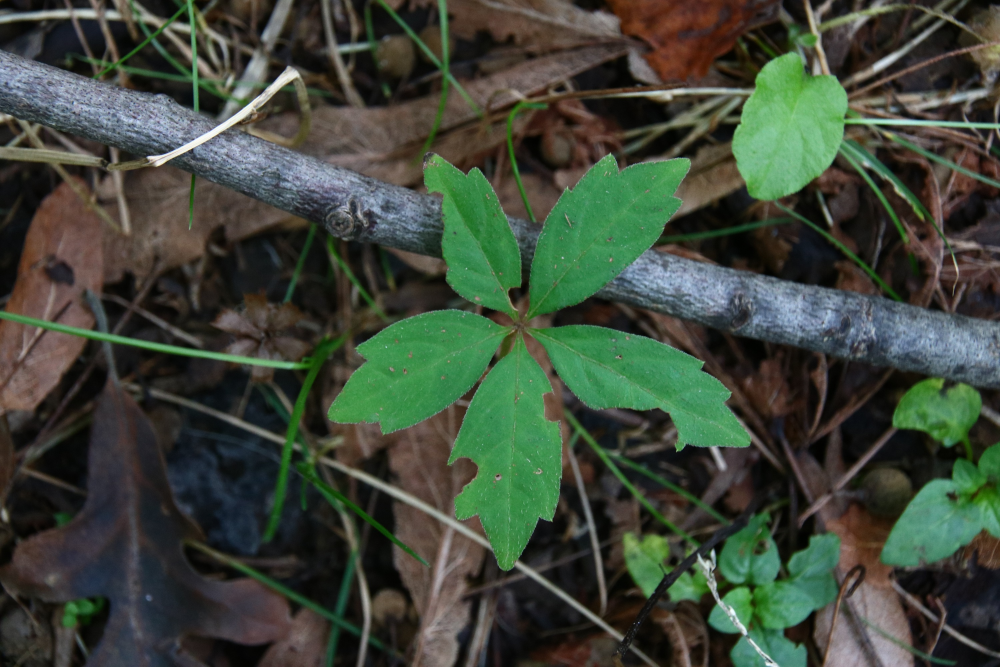
%> input picture PROJECT_Poison_Ivy_Detection/NON_POISON/IMG_3138_NP.jpg, 3000 x 2000 px (shown at 1/3 size)
$ octave --eval "result = clean_image(imread('NON_POISON/IMG_3138_NP.jpg'));"   (GNU Octave 9; MATLAB toolbox functions it lacks are replaced by stand-ins)
%> lines starting %> are read from the running program, lines starting %| are printed output that depends on the picture; in (x1, y1, x2, y2) boxes, pixels count from 0 and x2, y2 are one past the last pixel; in counts of white or black regions, pixels touching at a corner belong together; the program's own positions count from 1
function im_cleaned = clean_image( im_in )
%  This encapsulates the noise cleaning part of the imaging chain.
%
%  Add any noise cleaning here you want to do.
%
%  Noise cleaning, background removal, ...
%
%  This process is applied to all input images, and could shrink the image,
%  or delete the outside margin.
%

    % read image

    im_rgb = im2double(im_in);
%     figure, imshow(im_rgb), title("Original image");

    % crop image

    rect = 1.0e+03 *[1.0795    0.2205    3.8820    3.4500];
    im_cropped = imcrop(im_rgb, rect);
%     figure, imshow(im_cropped), title("cropped image");

    % grayscale image

    im_lab = rgb2lab(im_cropped);
%> im_lab: size 1780x1921x3 double; mean of channels 1, 2, 3 32.3, -9.2, 9.4
    a_channel = im_lab(:,:,2);
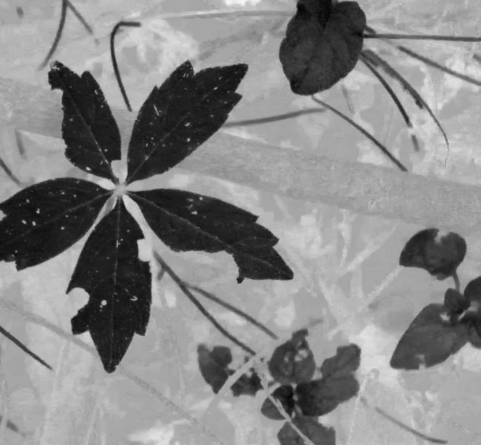
%> a_channel: size 1780x1921 double (shown at 1/4 size); min -48.19, max 25.31, mean -9.2; drawn with min black and max white
    im_gray = a_channel;
%     figure, imagesc(im_gray), title("a- grayscale image");

    % applying sobel filter to find edge magnitudes

    fltr_sobel_dIdy = [ -1 -2 -1 ;
                         0  0  0 ;
                        +1 +2 +1 ] /8;

    fltr_sobel_dIdx = fltr_sobel_dIdy.';

    dIdy = imfilter(im_gray, fltr_sobel_dIdy, 'same', 'repl');
    dIdx = imfilter(im_gray, fltr_sobel_dIdx, 'same', 'repl');
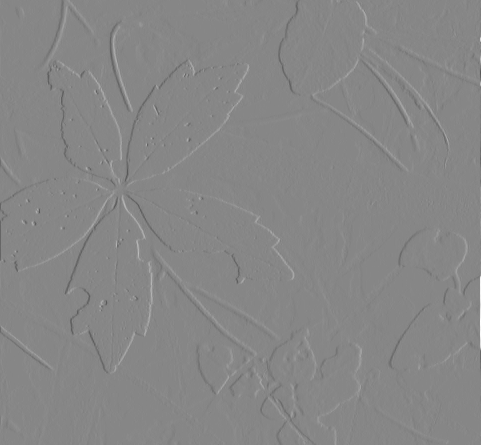
%> dIdx: size 1780x1921 double (shown at 1/4 size); min -21.89, max 19.54, mean 0.000262; drawn with min black and max white
    dImag = sqrt( dIdy.^2  + dIdx.^2 );
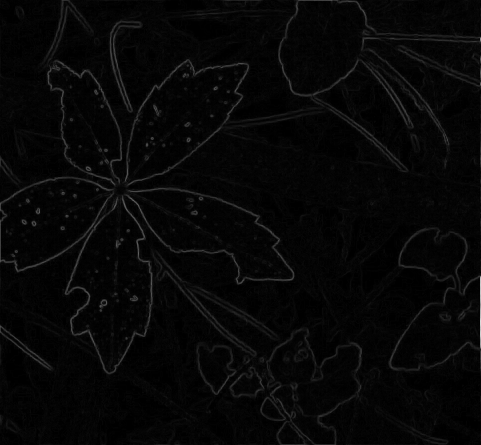
%> dImag: size 1780x1921 double (shown at 1/4 size); min 0, max 22.66, mean 0.6; drawn with min black and max white
%     figure, imshow(dImag), title("dImag");

    % histogram analysis for egde magnitudes near the center leaves

    histogram_bin_edges = 0:0.001:0.500;
    [freq,bins] = histcounts( dImag(:), histogram_bin_edges );
%> freq = 500 values, max 99874 at index 1, min 2491 at index 321, mean 4233.2; bins = 501 values from 0 to 0.5
    tmp_sum = cumsum(freq);
%> tmp_sum = 500 values from 99874 to 2116624
    norm = tmp_sum ./ tmp_sum(end);
%> norm = 500 values from 0.0472 to 1
    index = find(norm>0.90,1,'first');
%> index = 439
    cut_off_value = histogram_bin_edges(index);
%> cut_off_value = 0.438

    im_strong_edges = dImag>cut_off_value;
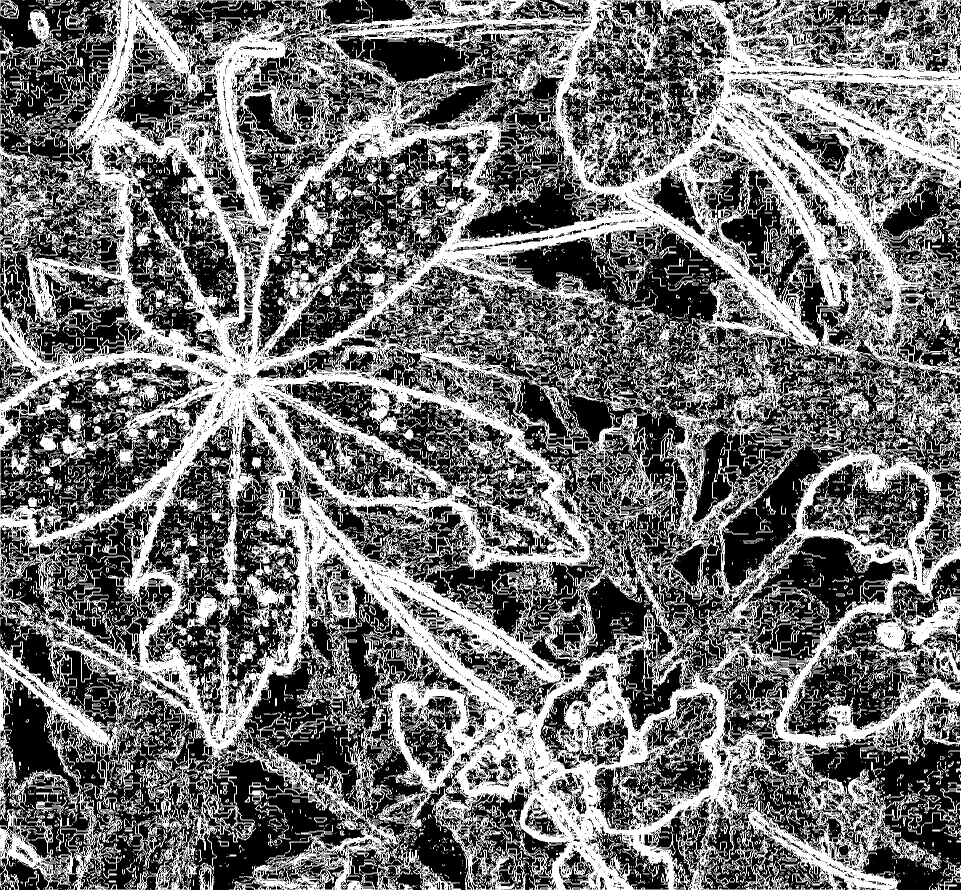
%> im_strong_edges: size 1780x1921 logical (shown at 1/2 size); 44.3% white; 10721 white regions (9166 under 20 px), largest, box (x1, y1, x2, y2) and area: (0, 0, 1921, 1780) 1346000, (65, 853, 234, 941) 3429, (1640, 748, 1755, 857) 3390
    im_strong_edges = ~im_strong_edges;

%     figure, imshow(im_strong_edges), title("after determining edge strength");

    % find modal color

    modal_leaves = get_center_leaves(im_lab);
% [26 lines not run here, left out]
function center_leaves = get_center_leaves(img)
    h=image(img);
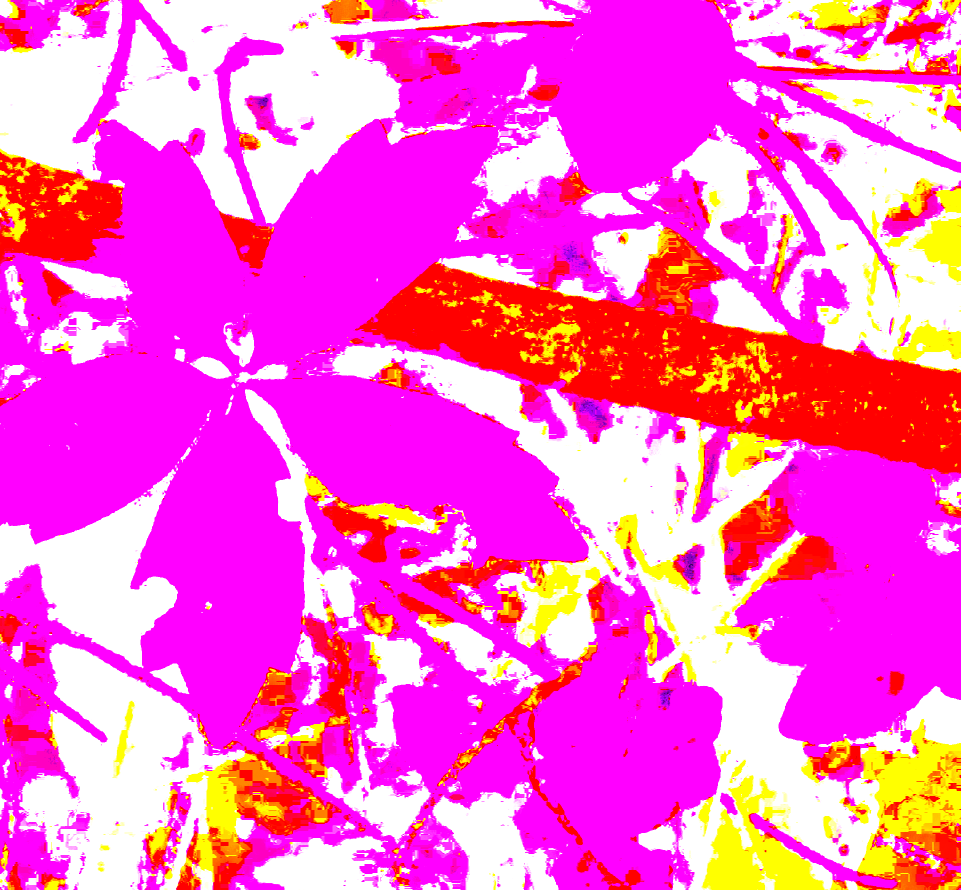
%> displayed picture: size 1780x1921x3, on the screen's scale of 0 to 255 (shown at 1/2 size); mean R, G, B 254.8, 95.1, 206.1
%> (the run ends here)

$ run again, on PROJECT_Poison_Ivy_Detection/NON_POISON/IMG_3162_NP.jpg
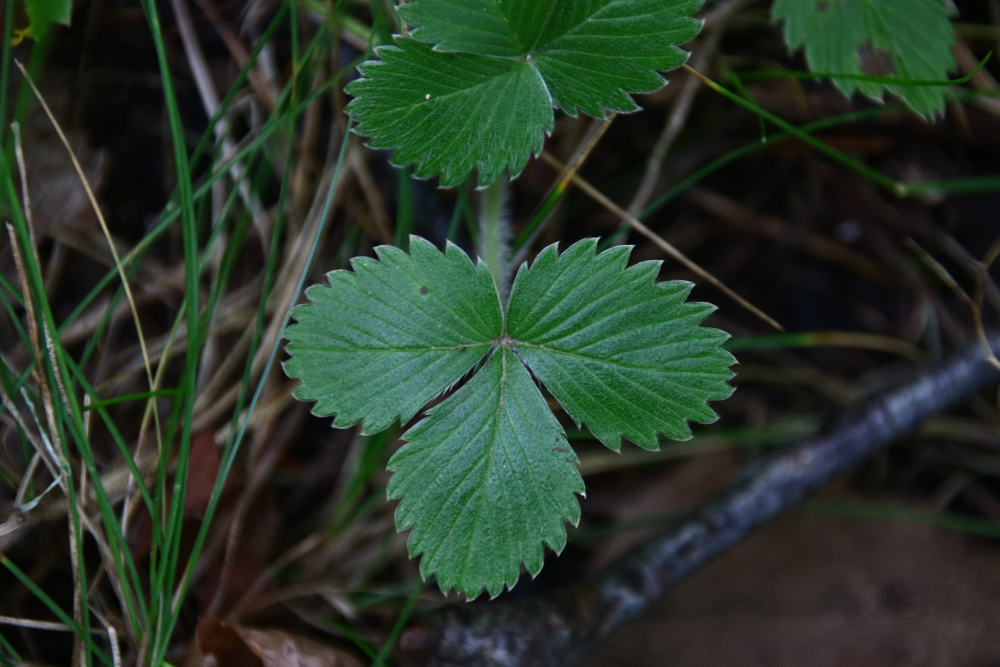
%> input picture PROJECT_Poison_Ivy_Detection/NON_POISON/IMG_3162_NP.jpg, 3000 x 2000 px (shown at 1/3 size)
%> im_lab: size 1780x1921x3 double; mean of channels 1, 2, 3 21.7, -8.2, 5.4
%> freq = 500 values, max 229090 at index 1, min 1796 at index 320, mean 4753; bins = 501 values from 0 to 0.5
%> tmp_sum = 500 values from 229090 to 2376504
%> norm = 500 values from 0.0964 to 1
%> index = 403
%> cut_off_value = 0.402
%> in clean_image, `im_strong_edges = dImag>cut_off_value;`:
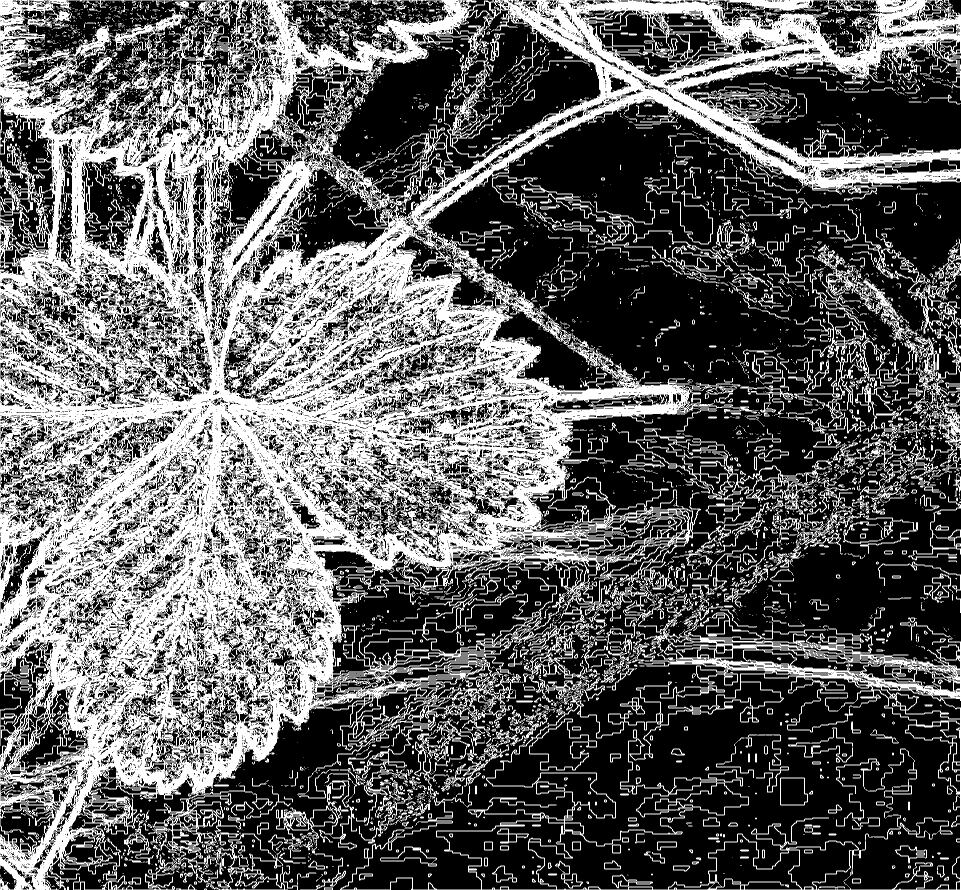
%> im_strong_edges: size 1780x1921 logical (shown at 1/2 size); 37.5% white; 6088 white regions (4895 under 20 px), largest, box (x1, y1, x2, y2) and area: (0, 0, 1921, 1780) 1093036, (1678, 453, 1921, 965) 14827, (1480, 535, 1780, 867) 7841
%> in get_center_leaves, `h=image(img);`:
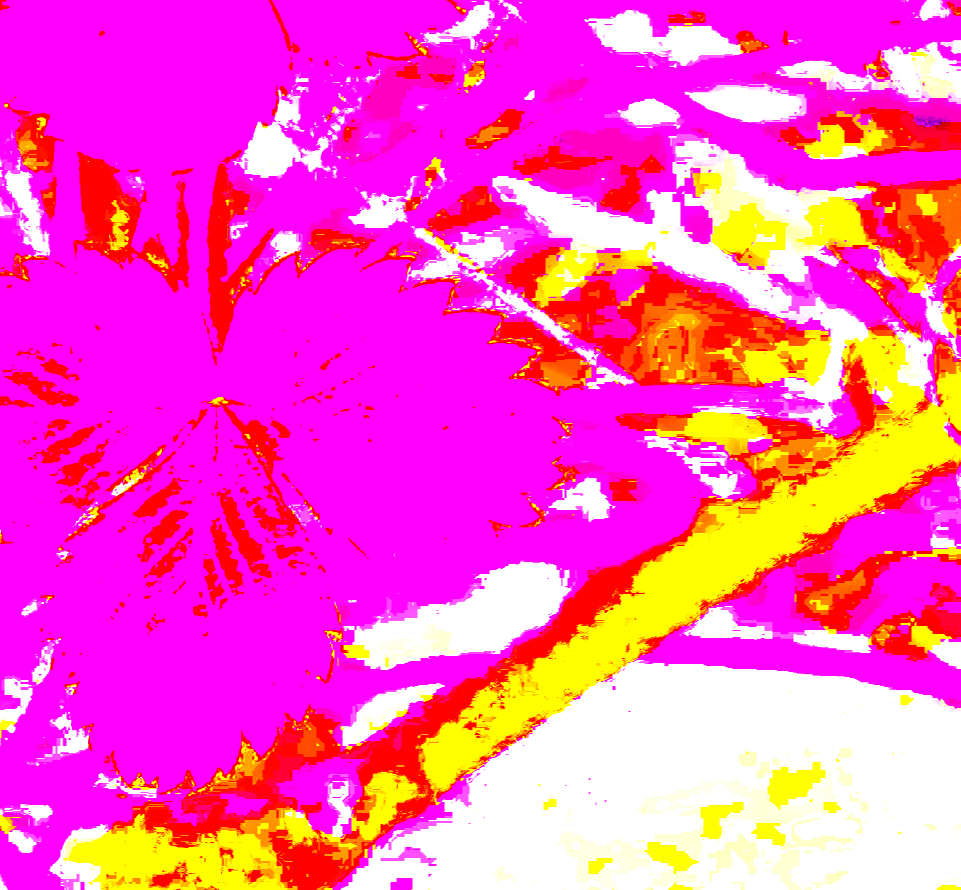
%> displayed picture: size 1780x1921x3, on the screen's scale of 0 to 255 (shown at 1/2 size); mean R, G, B 255, 82, 191.6

$ run again, on PROJECT_Poison_Ivy_Detection/NON_POISON/IMG_3170_NP.jpg
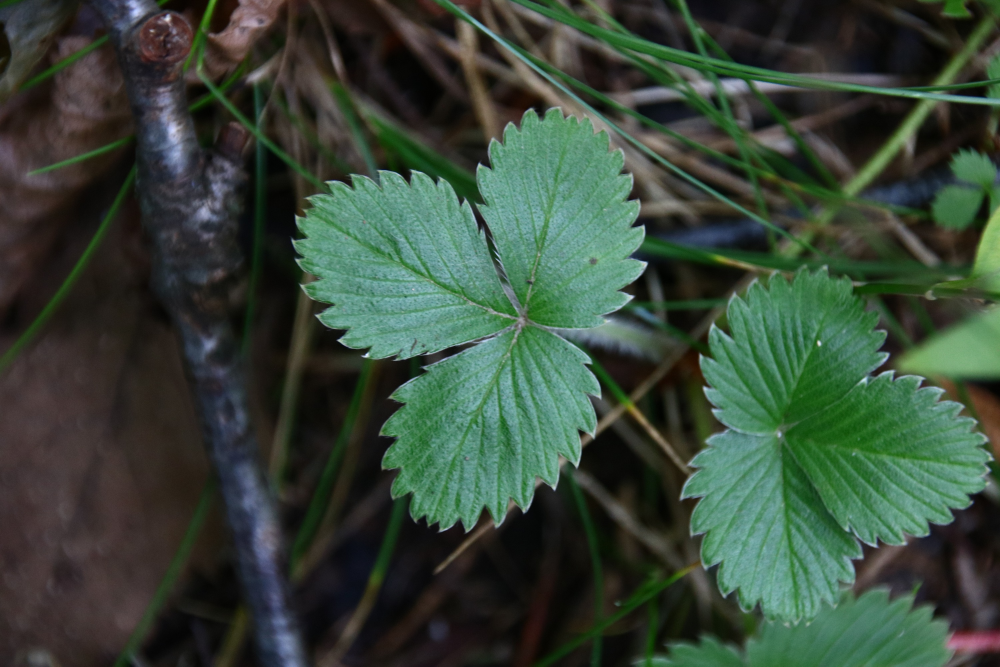
%> input picture PROJECT_Poison_Ivy_Detection/NON_POISON/IMG_3170_NP.jpg, 3000 x 2000 px (shown at 1/3 size)
%> im_lab: size 1780x1921x3 double; mean of channels 1, 2, 3 34.4, -13.5, 8.7
%> freq = 500 values, max 108883 at index 1, min 2117 at index 289, mean 3789.1; bins = 501 values from 0 to 0.5
%> tmp_sum = 500 values from 108883 to 1894547
%> norm = 500 values from 0.0575 to 1
%> index = 438
%> cut_off_value = 0.437
%> in clean_image, `im_strong_edges = dImag>cut_off_value;`:
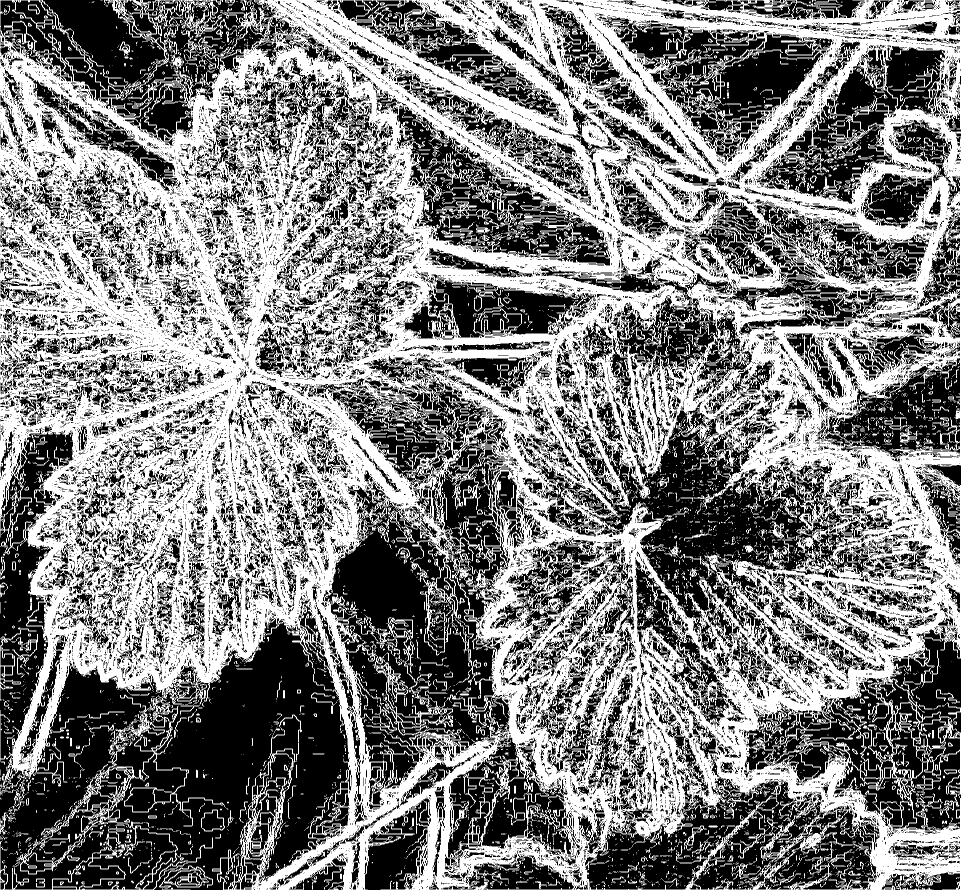
%> im_strong_edges: size 1780x1921 logical (shown at 1/2 size); 50.1% white; 25682 black regions (21533 under 20 px), largest, box (x1, y1, x2, y2) and area: (0, 1236, 700, 1780) 214094, (646, 887, 1020, 1604) 118221, (1178, 821, 1769, 1303) 83406
%> in get_center_leaves, `h=image(img);`:
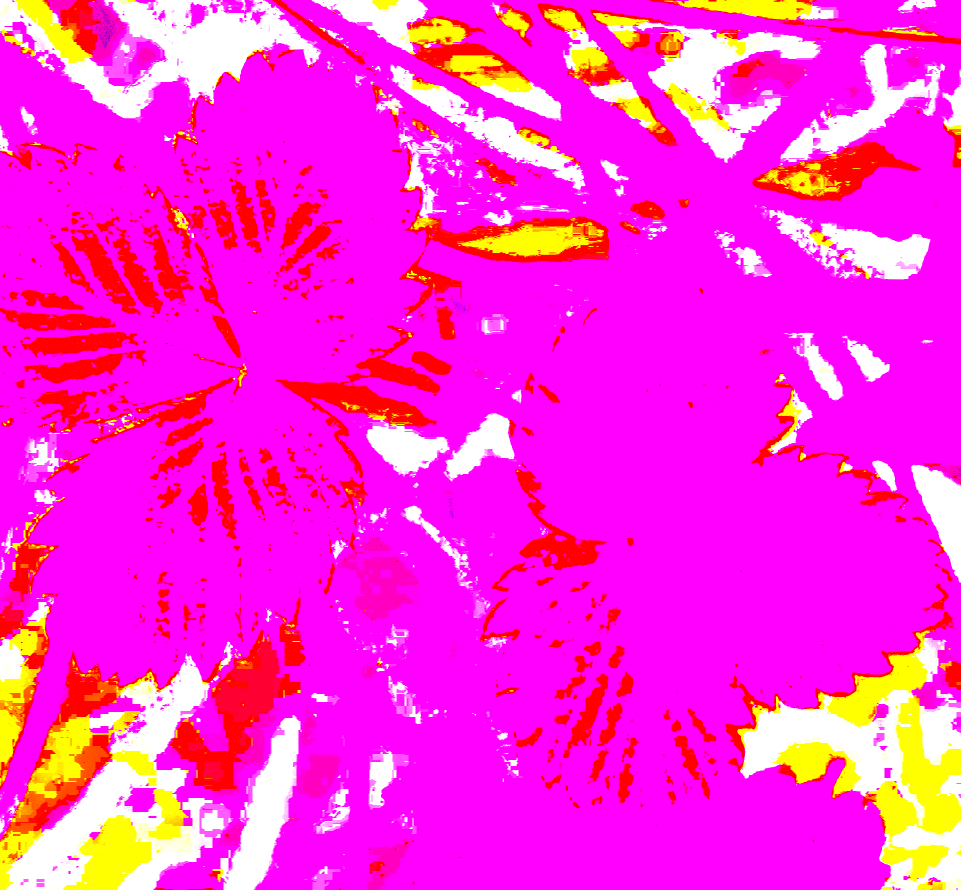
%> displayed picture: size 1780x1921x3, on the screen's scale of 0 to 255 (shown at 1/2 size); mean R, G, B 255, 43.1, 215.7
